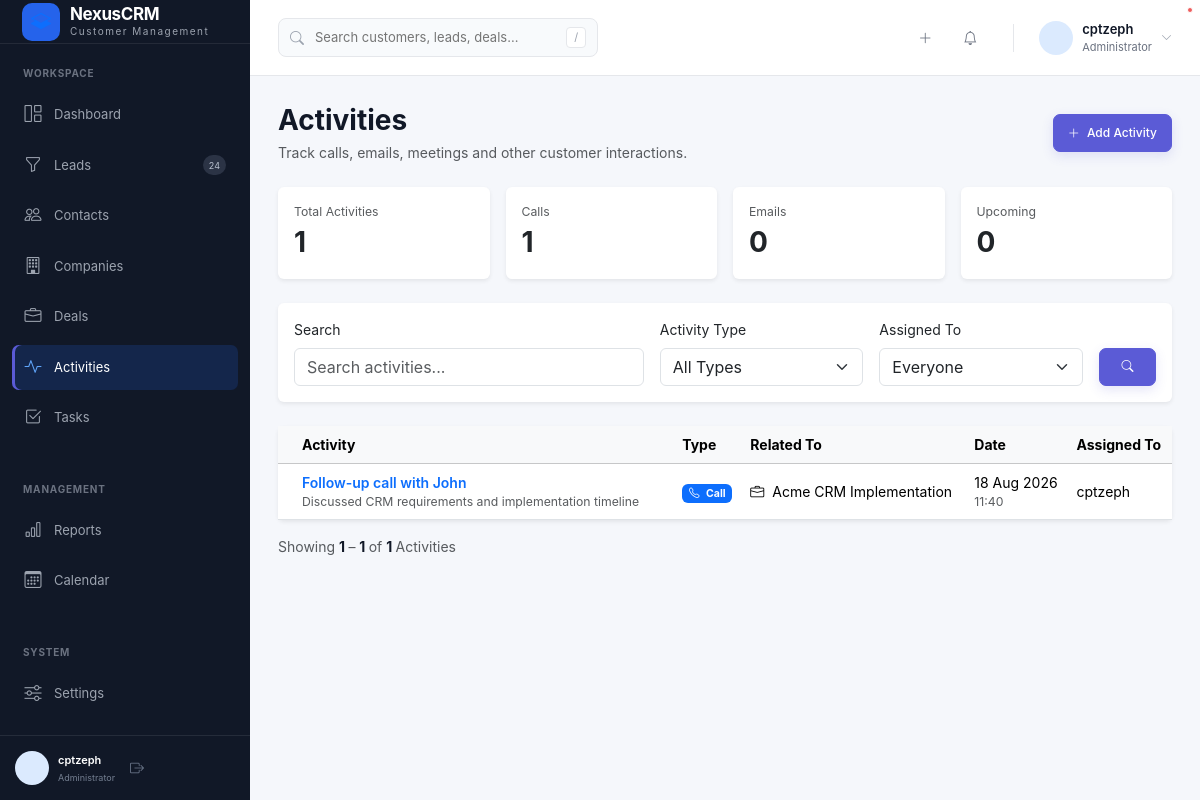
The page /activities/ (signed in) on the database as committed earlier.
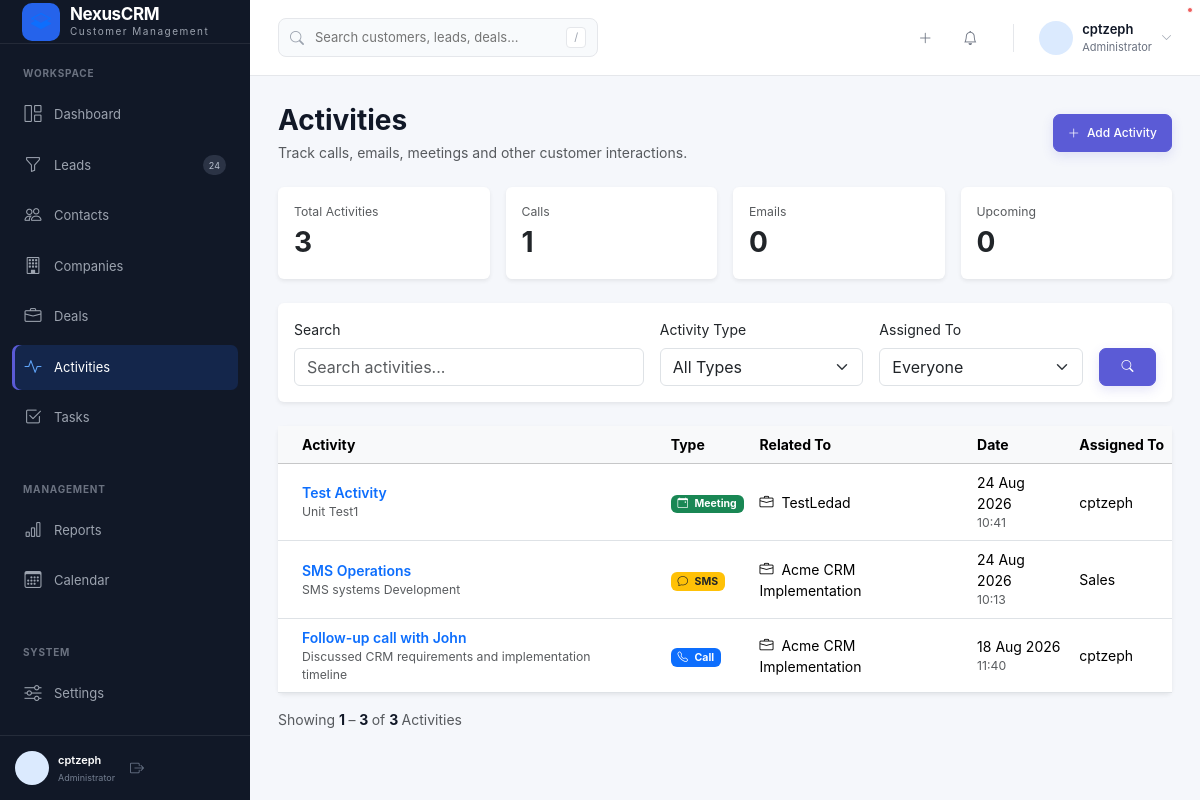
The same page on the database as committed later.
### crmApp/models.py (models this page shows, shortened)
class Activity(models.Model):
    TYPE_CALL = "call"
    TYPE_EMAIL = "email"
    TYPE_MEETING = "meeting"
    TYPE_SMS = "sms"
    TYPE_OTHER = "other"
    TYPE_CHOICES = [
        (TYPE_CALL, "Call"),
        (TYPE_EMAIL, "Email"),
        (TYPE_MEETING, "Meeting"),
        (TYPE_SMS, "SMS"),
        (TYPE_OTHER, "Other"),
    ]
    subject = models.CharField(
        max_length=200
    )
    activity_type = models.CharField(
        max_length=30,
        choices=TYPE_CHOICES
    )
    description = models.TextField(
        blank=True
    )
    company = models.ForeignKey(
        Company,
        on_delete=models.CASCADE,
        null=True,
        blank=True,
        related_name="activities"
    )
    contact = models.ForeignKey(
        Contact,
        on_delete=models.CASCADE,
        null=True,
        blank=True,
        related_name="activities"
    )
    lead = models.ForeignKey(
        Lead,
        on_delete=models.CASCADE,
        null=True,
        blank=True,
        related_name="activities"
    )
    deal = models.ForeignKey(
        Deal,
        on_delete=models.CASCADE,
        null=True,
        blank=True,
        related_name="activities"
    )
    assigned_to = models.ForeignKey(
        User,
        on_delete=models.SET_NULL,
        null=True,
        blank=True,
        related_name="activities"
    )
    activity_date = models.DateTimeField()
    created_by = models.ForeignKey(
        User,
        on_delete=models.SET_NULL,
        null=True,
        related_name="created_activities"
    )
    created_at = models.DateTimeField(
        auto_now_add=True
    )
    class Meta:
        ordering = ["-activity_date"]
        indexes = [
            models.Index(fields=["activity_date"]),
            models.Index(fields=["activity_type"]),
            models.Index(fields=["assigned_to"]),
        ]

class Deal(models.Model):
    name = models.CharField(
        max_length=200
    )
    company = models.ForeignKey(
        Company,
        on_delete=models.SET_NULL,
        null=True,
        blank=True,
        related_name="deals"
    )
    contact = models.ForeignKey(
        Contact,
        on_delete=models.SET_NULL,
        null=True,
        blank=True,
        related_name="deals"
    )
    pipeline = models.ForeignKey(
        Pipeline,
        on_delete=models.PROTECT,
        related_name="deals"
    )
    stage = models.ForeignKey(
        PipelineStage,
        on_delete=models.PROTECT,
        related_name="deals"
    )
    amount = models.DecimalField(
        max_digits=15,
        decimal_places=2,
        default=Decimal("0.00"),
        validators=[
            MinValueValidator(Decimal("0.00"))
        ]
    )
    expected_close_date = models.DateField(
        null=True,
        blank=True
    )
    owner = models.ForeignKey(
        User,
        on_delete=models.SET_NULL,
        null=True,
        blank=True,
        related_name="owned_deals"
    )
    description = models.TextField(
        blank=True
    )
    tags = models.ManyToManyField(
        "Tag",
        blank=True,
        related_name="deals"
    )
    created_at = models.DateTimeField(
        auto_now_add=True
    )
    updated_at = models.DateTimeField(
        auto_now=True
    )
    class Meta:
        ordering = ["-created_at"]
        indexes = [
            models.Index(fields=["pipeline"]),
            models.Index(fields=["stage"]),
            models.Index(fields=["owner"]),
            models.Index(fields=["expected_close_date"]),
        ]

### crmApp/views.py (the view, shortened to what this page needs)
# urls.py: path("activities/", views.activity_list, name="activities"),
@login_required
def activity_list(request):
    activities = Activity.objects.select_related(
        "company",
        "contact",
        "lead",
        "deal",
        "assigned_to",
        "created_by",
    )
    search = request.GET.get("search", "").strip()
    activity_type = request.GET.get(
        "activity_type",
        ""
    ).strip()
    assigned_to = request.GET.get(
        "assigned_to",
        ""
    ).strip()
    if activity_type:
        activities = activities.filter(
            activity_type=activity_type
        )
    if assigned_to:
        activities = activities.filter(
            assigned_to_id=assigned_to
        )
    date_from = request.GET.get("date_from", "").strip()
    date_to = request.GET.get("date_to", "").strip()
    if date_from:
        activities = activities.filter(
            activity_date__date__gte=date_from
        )
    if date_to:
        activities = activities.filter(
            activity_date__date__lte=date_to
        )
    total_activities = activities.count()
    calls = activities.filter(
        activity_type=Activity.TYPE_CALL
    ).count()
    emails = activities.filter(
        activity_type=Activity.TYPE_EMAIL
    ).count()
    meetings = activities.filter(
        activity_type=Activity.TYPE_MEETING
    ).count()
    upcoming_activities = activities.filter(
        activity_date__gte=timezone.now()
    ).count()
    sms = activities.filter(
        activity_type=Activity.TYPE_SMS
    ).count()
    other = activities.filter(
        activity_type=Activity.TYPE_OTHER
    ).count()
    paginator = Paginator(activities, 10)
    page_number = request.GET.get("page")
    page_obj = paginator.get_page(page_number)
    context = {
        "page_obj": page_obj,
        "activities": page_obj.object_list,
        "total_activities": total_activities,
        "calls": calls,
        "emails": emails,
        "meetings": meetings,
        "upcoming_activities": upcoming_activities,
        "sms": sms,
        "other": other,
        "activity_types": Activity.TYPE_CHOICES,
        "users": User.objects.filter(
            is_active=True
        ).order_by(
            "first_name",
            "last_name",
            "username"
        ),
        "selected_activity_type": activity_type,
        "selected_assigned_to": assigned_to,
        "search": search,
        "can_create_activity": can_manage_activities(
            request.user
        ),
    }
    return render(
        request,
        "crmApp/activities/list.html",
        context
    )

### crmApp/context_processors.py (called while the page is built, shortened)
def crm_permissions(request):
    user = request.user
    role = get_user_role(user)
    return {
        "crm_role": role,
        "can_create_records": can_create(user),
        "can_edit_all_records": role in {
            ROLE_ADMIN,
            ROLE_MANAGER,
            ROLE_SUPPORT,
        },
        "can_delete_records": role in {
            ROLE_ADMIN,
            ROLE_MANAGER,
        },
    }

### crmApp/permissions.py (called while the page is built)
def get_user_role(user):
    if not user or not user.is_authenticated:
        return None
    if user.is_superuser:
        return ROLE_ADMIN
    profile = getattr(user, "profile", None)
    if not profile:
        return ROLE_VIEWER
    return profile.role

def can_create(user):
    role = get_user_role(user)
    return role in {
        ROLE_ADMIN,
        ROLE_MANAGER,
        ROLE_SALES,
    }

def can_manage_activities(user):
    role = get_user_role(user)
    return role in {
        ROLE_ADMIN,
        ROLE_MANAGER,
        ROLE_SALES,
    }

### templates/crmApp/activities/list.html (shortened to what the changed rows need)
{% extends "crmApp/base.html" %}
{% block content %}
<div class="container-fluid px-0">
    <div class="d-flex justify-content-between align-items-center mb-4">
        <div>
            <h1 class="h3 fw-bold mb-1">
                Activities
            </h1>
        </div>
    </div>
    <div class="row g-3 mb-4">
        <div class="col-md-6 col-xl-3">
            <div class="card border-0 shadow-sm h-100">
                <div class="card-body">
                    <div class="text-muted small">
                        Total Activities
                    </div>
                    <div class="fs-3 fw-bold">
                        {{ total_activities }}
                    </div>
                </div>
            </div>
        </div>
    </div>
    <div class="card border-0 shadow-sm">
        <div class="card-body p-0">
            {% if activities %}
                <div class="table-responsive">
                    <table class="table table-hover align-middle mb-0">
                        <thead class="table-light">
                            <tr>
                                <th class="px-4">
                                    Activity
                                </th>
                                <th>
                                    Type
                                </th>
                                <th>
                                    Related To
                                </th>
                                <th>
                                    Date
                                </th>
                                <th>
                                    Assigned To
                                </th>
                            </tr>
                        </thead>
                        <tbody>
                            {% for activity in activities %}
                                <tr>
                                    <td class="px-4">
                                        <div class="fw-semibold">
                                            <a
                                                href="{% url 'activity_detail' activity.pk %}"
                                                 class="text-decoration-none fw-semibold"
                                            >
                                                {{ activity.subject }}
                                            </a>
                                        </div>
                                        {% if activity.description %}
                                            <div class="text-muted small">
                                                {{ activity.description|truncatechars:80 }}
                                            </div>
                                        {% endif %}
                                    </td>
                                    <td>
                                        {% if activity.activity_type == "call" %}
                                            <span class="badge bg-primary">
                                                <i class="bi bi-telephone me-1"></i>
                                                Call
                                            </span>
                                        {% elif activity.activity_type == "email" %}
                                            <span class="badge bg-info">
                                                <i class="bi bi-envelope me-1"></i>
                                                Email
                                            </span>
                                        {% elif activity.activity_type == "meeting" %}
                                            <span class="badge bg-success">
                                                <i class="bi bi-calendar-event me-1"></i>
                                                Meeting
                                            </span>
                                        {% elif activity.activity_type == "sms" %}
                                            <span class="badge bg-warning text-dark">
                                                <i class="bi bi-chat me-1"></i>
                                                SMS
                                            </span>
                                        {% else %}
                                            <span class="badge bg-secondary">
                                                Other
                                            </span>
                                        {% endif %}
                                    </td>
                                    <td>
                                        {% if activity.deal %}
                                            <div>
                                                <i class="bi bi-briefcase me-1"></i>
                                                {{ activity.deal.name }}
                                            </div>
                                        {% elif activity.lead %}
                                            <div>
                                                <i class="bi bi-person-plus me-1"></i>
                                                {{ activity.lead.first_name }}
                                                {{ activity.lead.last_name }}
                                            </div>
                                        {% elif activity.contact %}
                                            <div>
                                                <i class="bi bi-person me-1"></i>
                                                {{ activity.contact.first_name }}
                                                {{ activity.contact.last_name }}
                                            </div>
                                        {% elif activity.company %}
                                            <div>
                                                <i class="bi bi-building me-1"></i>
                                                {{ activity.company.name }}
                                            </div>
                                        {% else %}
                                            <span class="text-muted">
                                                —
                                            </span>
                                        {% endif %}
                                    </td>
                                    <td>
                                        {{ activity.activity_date|date:"d M Y" }}
                                        <div class="text-muted small">
                                            {{ activity.activity_date|date:"H:i" }}
                                        </div>
                                    </td>
                                    <td>
                                        {% if activity.assigned_to %}
                                            {{ activity.assigned_to.get_full_name|default:activity.assigned_to.username }}
                                        {% else %}
                                            <span class="text-muted">
                                                Unassigned
                                            </span>
                                        {% endif %}
                                    </td>
                                </tr>
                            {% endfor %}
                        </tbody>
                    </table>
                </div>
            {% endif %}
        </div>
    </div>
</div>
    <div class="d-flex justify-content-between mt-3 align-items-center mb-3">
        <div>
            {% if page_obj.paginator.count > 0 %}
                <span class="text-muted">
                    Showing
                </span>
                <strong>
                    {{ page_obj.start_index }}
                </strong>
                <span class="text-muted">
                    –
                </span>
                <strong>
                    {{ page_obj.end_index }}
                </strong>
                <span class="text-muted">
                    of
                </span>
                <strong>
                    {{ page_obj.paginator.count }}
                </strong>
                <span class="text-muted">
                    Activities
                </span>
            {% else %}
                <span class="text-muted">
                    Showing 0 activities
                </span>
            {% endif %}
        </div>
    </div>
</div>
{% endblock %}

Rows that differ between the two databases and show on the page:
added Activity: subject "Test Activity", description "Unit Test1", activity_type "meeting" (drawn), deal.name "TestLedad", activity_date "24 Aug 2026", activity_date "10:41", assigned_to.get_full_name "cptzeph"
added Activity: subject "SMS Operations", description "SMS systems Development", activity_type "sms" (drawn), deal.name "Acme CRM Implementation", activity_date "24 Aug 2026", activity_date "10:13", assigned_to.get_full_name "Sales"
Other text that changed with them:
{{ total_activities }}: "1" → "3"
{{ page_obj.end_index }}: "1" → "3"
{{ page_obj.paginator.count }}: "1" → "3"
